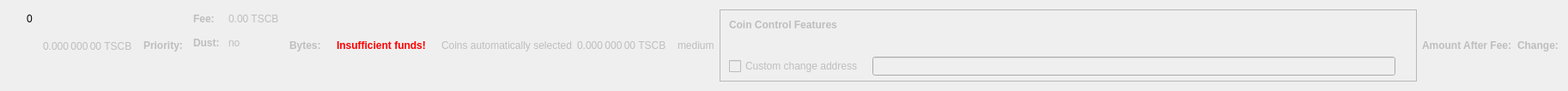
    <widget class="QWidget" name="dummyHideWidget" native="true">
     <property name="maximumSize">
      <size>
       <width>100</width>
       <height>22</height>
      </size>
     </property>
     <layout class="QHBoxLayout" name="dummyHideLayout">
      <item>
       <layout class="QFormLayout" name="formLayoutCoinControl1">
        <property name="horizontalSpacing">
         <number>10</number>
        </property>
        <property name="verticalSpacing">
         <number>14</number>
        </property>
        <property name="leftMargin">
         <number>10</number>
        </property>
        <property name="topMargin">
         <number>4</number>
        </property>
        <property name="rightMargin">
         <number>6</number>
        </property>
        <item row="0" column="1">
         <widget class="QLabel" name="labelCoinControlBytes">
          <property name="cursor">
           <cursorShape>IBeamCursor</cursorShape>
          </property>
          <property name="contextMenuPolicy">
           <enum>Qt::ActionsContextMenu</enum>
          </property>
          <property name="text">
           <string notr="true">0</string>
          </property>
          <property name="textInteractionFlags">
           <set>Qt::LinksAccessibleByMouse|Qt::TextSelectableByKeyboard|Qt::TextSelectableByMouse</set>
          </property>
         </widget>
        </item>
       </layout>
      </item>
      <item>
       <widget class="QLabel" name="labelCoinControlAfterFee">
        <property name="enabled">
         <bool>false</bool>
        </property>
        <property name="sizePolicy">
         <sizepolicy hsizetype="Fixed" vsizetype="Fixed">
          <horstretch>0</horstretch>
          <verstretch>0</verstretch>
         </sizepolicy>
        </property>
        <property name="minimumSize">
         <size>
          <width>111</width>
          <height>12</height>
         </size>
        </property>
        <property name="maximumSize">
         <size>
          <width>111</width>
          <height>12</height>
         </size>
        </property>
        <property name="cursor">
         <cursorShape>IBeamCursor</cursorShape>
        </property>
        <property name="contextMenuPolicy">
         <enum>Qt::ActionsContextMenu</enum>
        </property>
        <property name="text">
         <string notr="true">0.000 000 00 TSCB</string>
        </property>
        <property name="textInteractionFlags">
         <set>Qt::LinksAccessibleByMouse|Qt::TextSelectableByKeyboard|Qt::TextSelectableByMouse</set>
        </property>
       </widget>
      </item>
      <item>
       <widget class="QLabel" name="labelCoinControlPriorityText">
        <property name="enabled">
         <bool>false</bool>
        </property>
        <property name="font">
         <font>
          <weight>75</weight>
          <bold>true</bold>
         </font>
        </property>
        <property name="text">
         <string>Priority:</string>
        </property>
       </widget>
      </item>
      <item>
       <layout class="QHBoxLayout" name="horizontalLayout"/>
      </item>
      <item>
       <layout class="QFormLayout" name="formLayoutCoinControl3">
        <property name="horizontalSpacing">
         <number>10</number>
        </property>
        <property name="verticalSpacing">
         <number>14</number>
        </property>
        <property name="leftMargin">
         <number>6</number>
        </property>
        <property name="topMargin">
         <number>4</number>
        </property>
        <property name="rightMargin">
         <number>6</number>
        </property>
        <item row="0" column="0">
         <widget class="QLabel" name="labelCoinControlFeeText">
          <property name="enabled">
           <bool>false</bool>
          </property>
          <property name="font">
           <font>
            <weight>75</weight>
            <bold>true</bold>
           </font>
          </property>
          <property name="text">
           <string>Fee:</string>
          </property>
          <property name="margin">
           <number>0</number>
          </property>
         </widget>
        </item>
        <item row="0" column="1">
         <widget class="QLabel" name="labelCoinControlFee">
          <property name="enabled">
           <bool>false</bool>
          </property>
          <property name="cursor">
           <cursorShape>IBeamCursor</cursorShape>
          </property>
          <property name="contextMenuPolicy">
           <enum>Qt::ActionsContextMenu</enum>
          </property>
          <property name="text">
           <string notr="true">0.00 TSCB</string>
          </property>
          <property name="textInteractionFlags">
           <set>Qt::LinksAccessibleByMouse|Qt::TextSelectableByKeyboard|Qt::TextSelectableByMouse</set>
          </property>
         </widget>
        </item>
        <item row="1" column="0">
         <widget class="QLabel" name="labelCoinControlLowOutputText">
          <property name="enabled">
           <bool>false</bool>
          </property>
          <property name="font">
           <font>
            <weight>75</weight>
            <bold>true</bold>
           </font>
          </property>
          <property name="text">
           <string>Dust:</string>
          </property>
         </widget>
        </item>
        <item row="1" column="1">
         <widget class="QLabel" name="labelCoinControlLowOutput">
          <property name="enabled">
           <bool>false</bool>
          </property>
          <property name="cursor">
           <cursorShape>IBeamCursor</cursorShape>
          </property>
          <property name="contextMenuPolicy">
           <enum>Qt::ActionsContextMenu</enum>
          </property>
          <property name="text">
           <string>no</string>
          </property>
          <property name="textInteractionFlags">
           <set>Qt::LinksAccessibleByMouse|Qt::TextSelectableByKeyboard|Qt::TextSelectableByMouse</set>
          </property>
         </widget>
        </item>
       </layout>
      </item>
      <item>
       <widget class="QLabel" name="labelCoinControlBytesText">
        <property name="enabled">
         <bool>false</bool>
        </property>
        <property name="font">
         <font>
          <weight>75</weight>
          <bold>true</bold>
         </font>
        </property>
        <property name="text">
         <string>Bytes:</string>
        </property>
       </widget>
      </item>
      <item>
       <layout class="QFormLayout" name="formLayoutCoinControl2">
        <property name="horizontalSpacing">
         <number>10</number>
        </property>
        <property name="verticalSpacing">
         <number>14</number>
        </property>
        <property name="leftMargin">
         <number>6</number>
        </property>
        <property name="topMargin">
         <number>4</number>
        </property>
        <property name="rightMargin">
         <number>6</number>
        </property>
       </layout>
      </item>
      <item>
       <layout class="QHBoxLayout" name="horizontalLayoutCoinControl2">
        <property name="spacing">
         <number>8</number>
        </property>
        <property name="bottomMargin">
         <number>10</number>
        </property>
       </layout>
      </item>
      <item>
       <widget class="QLabel" name="labelCoinControlInsuffFunds">
        <property name="enabled">
         <bool>false</bool>
        </property>
        <property name="minimumSize">
         <size>
          <width>0</width>
          <height>0</height>
         </size>
        </property>
        <property name="font">
         <font>
          <weight>75</weight>
          <bold>true</bold>
         </font>
        </property>
        <property name="styleSheet">
         <string notr="true">color:red;font-weight:bold;</string>
        </property>
        <property name="text">
         <string>Insufficient funds!</string>
        </property>
        <property name="margin">
         <number>5</number>
        </property>
       </widget>
      </item>
      <item>
       <layout class="QFormLayout" name="formLayoutCoinControl4">
        <property name="horizontalSpacing">
         <number>10</number>
        </property>
        <property name="verticalSpacing">
         <number>14</number>
        </property>
        <property name="leftMargin">
         <number>6</number>
        </property>
        <property name="topMargin">
         <number>4</number>
        </property>
        <property name="rightMargin">
         <number>6</number>
        </property>
       </layout>
      </item>
      <item>
       <widget class="QLabel" name="labelCoinControlAutomaticallySelected">
        <property name="enabled">
         <bool>false</bool>
        </property>
        <property name="sizePolicy">
         <sizepolicy hsizetype="Fixed" vsizetype="Fixed">
          <horstretch>0</horstretch>
          <verstretch>0</verstretch>
         </sizepolicy>
        </property>
        <property name="minimumSize">
         <size>
          <width>0</width>
          <height>0</height>
         </size>
        </property>
        <property name="maximumSize">
         <size>
          <width>240</width>
          <height>16777215</height>
         </size>
        </property>
        <property name="text">
         <string>Coins automatically selected</string>
        </property>
        <property name="margin">
         <number>5</number>
        </property>
       </widget>
      </item>
      <item>
       <widget class="QLabel" name="labelCoinControlChange">
        <property name="enabled">
         <bool>false</bool>
        </property>
        <property name="sizePolicy">
         <sizepolicy hsizetype="Fixed" vsizetype="Fixed">
          <horstretch>0</horstretch>
          <verstretch>0</verstretch>
         </sizepolicy>
        </property>
        <property name="minimumSize">
         <size>
          <width>111</width>
          <height>0</height>
         </size>
        </property>
        <property name="maximumSize">
         <size>
          <width>111</width>
          <height>16777215</height>
         </size>
        </property>
        <property name="cursor">
         <cursorShape>IBeamCursor</cursorShape>
        </property>
        <property name="contextMenuPolicy">
         <enum>Qt::ActionsContextMenu</enum>
        </property>
        <property name="text">
         <string notr="true">0.000 000 00 TSCB</string>
        </property>
        <property name="textInteractionFlags">
         <set>Qt::LinksAccessibleByMouse|Qt::TextSelectableByKeyboard|Qt::TextSelectableByMouse</set>
        </property>
       </widget>
      </item>
      <item>
       <widget class="QLabel" name="labelCoinControlPriority">
        <property name="enabled">
         <bool>false</bool>
        </property>
        <property name="cursor">
         <cursorShape>IBeamCursor</cursorShape>
        </property>
        <property name="contextMenuPolicy">
         <enum>Qt::ActionsContextMenu</enum>
        </property>
        <property name="text">
         <string>medium</string>
        </property>
        <property name="textInteractionFlags">
         <set>Qt::LinksAccessibleByMouse|Qt::TextSelectableByKeyboard|Qt::TextSelectableByMouse</set>
        </property>
       </widget>
      </item>
      <item>
       <widget class="QFrame" name="frameCoinControl">
        <property name="sizePolicy">
         <sizepolicy hsizetype="Expanding" vsizetype="Expanding">
          <horstretch>0</horstretch>
          <verstretch>0</verstretch>
         </sizepolicy>
        </property>
        <property name="maximumSize">
         <size>
          <width>16777215</width>
          <height>16777215</height>
         </size>
        </property>
        <property name="frameShape">
         <enum>QFrame::StyledPanel</enum>
        </property>
        <property name="frameShadow">
         <enum>QFrame::Sunken</enum>
        </property>
        <layout class="QVBoxLayout" name="verticalLayoutCoinControl2_2">
         <property name="spacing">
          <number>0</number>
         </property>
         <property name="leftMargin">
          <number>0</number>
         </property>
         <property name="topMargin">
          <number>0</number>
         </property>
         <property name="rightMargin">
          <number>0</number>
         </property>
         <property name="bottomMargin">
          <number>6</number>
         </property>
         <item>
          <layout class="QVBoxLayout" name="verticalLayoutCoinControl" stretch="0,0,0,1">
           <property name="spacing">
            <number>0</number>
           </property>
           <property name="leftMargin">
            <number>10</number>
           </property>
           <property name="topMargin">
            <number>10</number>
           </property>
           <item>
            <layout class="QHBoxLayout" name="horizontalLayoutCoinControl1">
             <property name="bottomMargin">
              <number>15</number>
             </property>
             <item>
              <widget class="QLabel" name="labelCoinControlFeatures">
               <property name="enabled">
                <bool>false</bool>
               </property>
               <property name="sizePolicy">
                <sizepolicy hsizetype="Preferred" vsizetype="Maximum">
                 <horstretch>0</horstretch>
                 <verstretch>0</verstretch>
                </sizepolicy>
               </property>
               <property name="font">
                <font>
                 <weight>75</weight>
                 <bold>true</bold>
                </font>
               </property>
               <property name="styleSheet">
                <string notr="true">font-weight:bold;</string>
               </property>
               <property name="text">
                <string>Coin Control Features</string>
               </property>
              </widget>
             </item>
            </layout>
           </item>
           <item>
            <widget class="QWidget" name="widgetCoinControl" native="true">
             <property name="sizePolicy">
              <sizepolicy hsizetype="Preferred" vsizetype="Preferred">
               <horstretch>0</horstretch>
               <verstretch>0</verstretch>
              </sizepolicy>
             </property>
             <property name="minimumSize">
              <size>
               <width>0</width>
               <height>0</height>
              </size>
             </property>
             <property name="styleSheet">
              <string notr="true"/>
             </property>
             <layout class="QHBoxLayout" name="horizontalLayoutCoinControl5_2">
              <property name="leftMargin">
               <number>0</number>
              </property>
              <property name="topMargin">
               <number>0</number>
              </property>
              <property name="rightMargin">
               <number>0</number>
              </property>
              <property name="bottomMargin">
               <number>0</number>
              </property>
              <item>
               <layout class="QHBoxLayout" name="horizontalLayoutCoinControl3">
                <property name="spacing">
                 <number>20</number>
                </property>
                <property name="topMargin">
                 <number>0</number>
                </property>
                <property name="bottomMargin">
                 <number>10</number>
                </property>
               </layout>
              </item>
             </layout>
            </widget>
           </item>
           <item>
            <layout class="QHBoxLayout" name="horizontalLayoutCoinControl4" stretch="0,0,0">
             <property name="spacing">
              <number>12</number>
             </property>
             <property name="sizeConstraint">
              <enum>QLayout::SetDefaultConstraint</enum>
             </property>
             <property name="topMargin">
              <number>5</number>
             </property>
             <property name="rightMargin">
              <number>5</number>
             </property>
             <item>
              <widget class="QCheckBox" name="checkBoxCoinControlChange">
               <property name="enabled">
                <bool>false</bool>
               </property>
               <property name="toolTip">
                <string>If this is activated, but the change address is empty or invalid, change will be sent to a newly generated address.</string>
               </property>
               <property name="text">
                <string>Custom change address</string>
               </property>
              </widget>
             </item>
             <item>
              <widget class="QValidatedLineEdit" name="lineEditCoinControlChange">
               <property name="enabled">
                <bool>false</bool>
               </property>
               <property name="sizePolicy">
                <sizepolicy hsizetype="Expanding" vsizetype="Fixed">
                 <horstretch>0</horstretch>
                 <verstretch>0</verstretch>
                </sizepolicy>
               </property>
              </widget>
             </item>
             <item>
              <widget class="QLabel" name="labelCoinControlChangeLabel_2">
               <property name="sizePolicy">
                <sizepolicy hsizetype="Preferred" vsizetype="Expanding">
                 <horstretch>0</horstretch>
                 <verstretch>0</verstretch>
                </sizepolicy>
               </property>
               <property name="minimumSize">
                <size>
                 <width>0</width>
                 <height>0</height>
                </size>
               </property>
               <property name="text">
                <string/>
               </property>
               <property name="margin">
                <number>3</number>
               </property>
              </widget>
             </item>
            </layout>
           </item>
           <item>
            <spacer name="verticalSpacerCoinControl">
             <property name="orientation">
              <enum>Qt::Vertical</enum>
             </property>
             <property name="sizeHint" stdset="0">
              <size>
               <width>800</width>
               <height>1</height>
              </size>
             </property>
            </spacer>
           </item>
          </layout>
         </item>
        </layout>
       </widget>
      </item>
      <item>
       <widget class="QLabel" name="labelCoinControlAfterFeeText">
        <property name="enabled">
         <bool>false</bool>
        </property>
        <property name="minimumSize">
         <size>
          <width>0</width>
          <height>0</height>
         </size>
        </property>
        <property name="maximumSize">
         <size>
          <width>16777215</width>
          <height>16777215</height>
         </size>
        </property>
        <property name="font">
         <font>
          <weight>75</weight>
          <bold>true</bold>
         </font>
        </property>
        <property name="text">
         <string>Amount After Fee:</string>
        </property>
        <property name="alignment">
         <set>Qt::AlignLeading|Qt::AlignLeft|Qt::AlignVCenter</set>
        </property>
        <property name="margin">
         <number>0</number>
        </property>
       </widget>
      </item>
      <item>
       <widget class="QLabel" name="labelCoinControlChangeText">
        <property name="enabled">
         <bool>false</bool>
        </property>
        <property name="sizePolicy">
         <sizepolicy hsizetype="Preferred" vsizetype="Preferred">
          <horstretch>0</horstretch>
          <verstretch>0</verstretch>
         </sizepolicy>
        </property>
        <property name="minimumSize">
         <size>
          <width>0</width>
          <height>0</height>
         </size>
        </property>
        <property name="maximumSize">
         <size>
          <width>16777215</width>
          <height>16777215</height>
         </size>
        </property>
        <property name="font">
         <font>
          <weight>75</weight>
          <bold>true</bold>
         </font>
        </property>
        <property name="text">
         <string>Change:</string>
        </property>
        <property name="alignment">
         <set>Qt::AlignLeading|Qt::AlignLeft|Qt::AlignVCenter</set>
        </property>
       </widget>
      </item>
     </layout>
    </widget>
